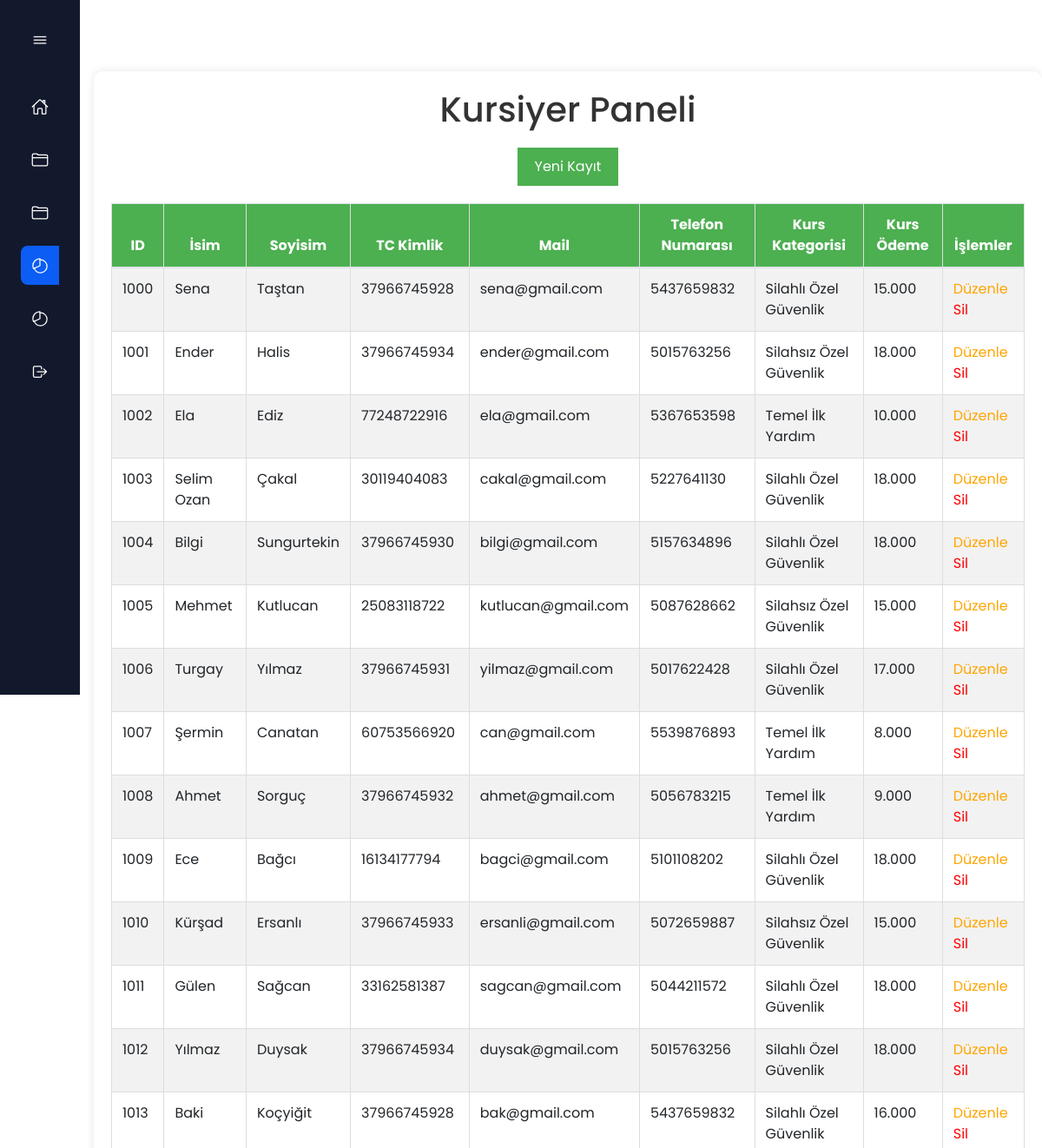
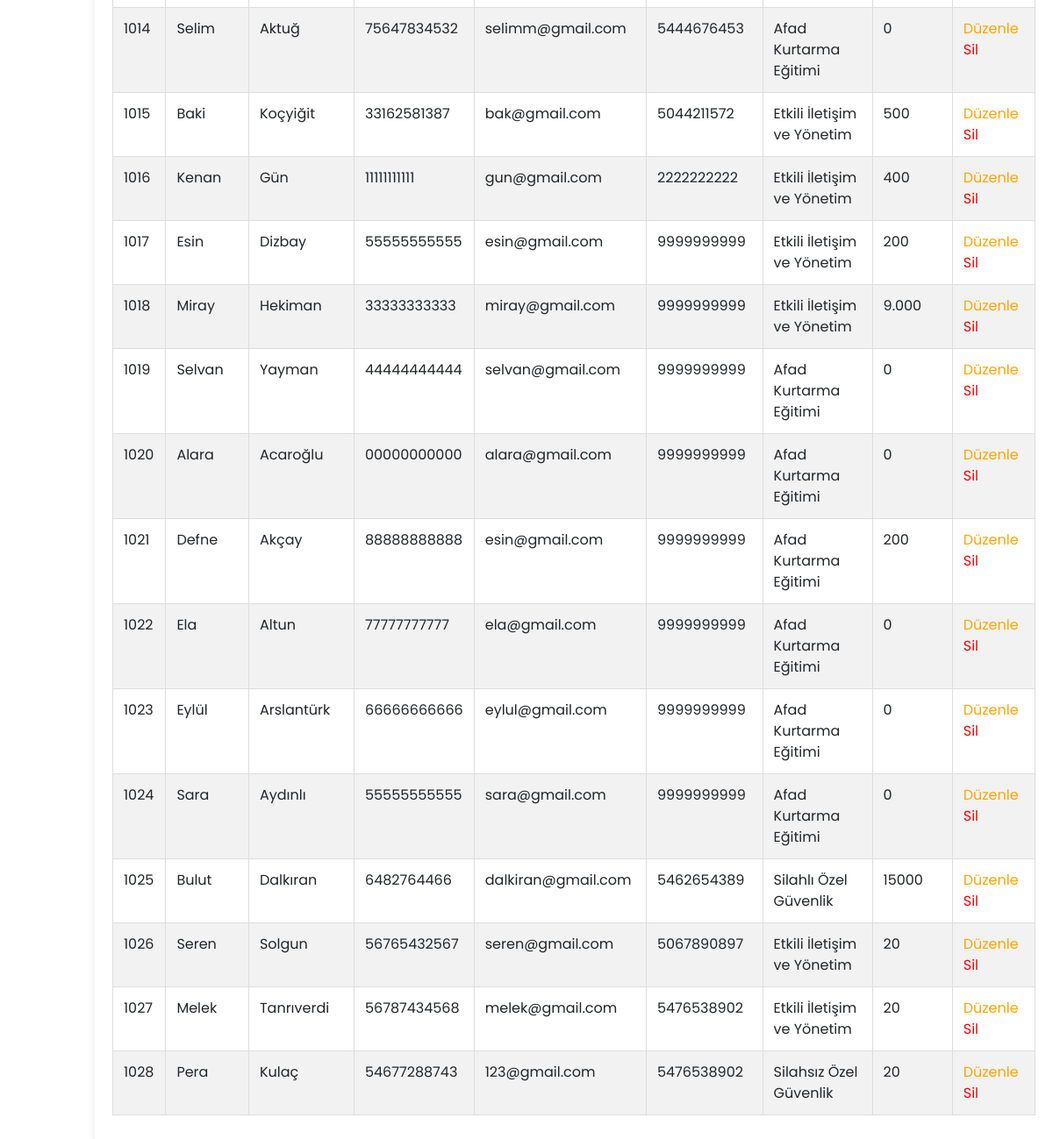
Screenshot of /kursiyer/kursiyer.php with the database file from the repository (2 pictures, top to bottom).
### tables this page shows
CREATE TABLE `kursiyer` (
  `kursiyer_id` int(11) NOT NULL,
  `kursiyer_ad` varchar(45) NOT NULL,
  `kursiyer_soyad` varchar(45) NOT NULL,
  `kursiyer_tc` varchar(45) DEFAULT NULL,
  `kursiyer_tel` varchar(45) DEFAULT NULL,
  `kursiyer_mail` varchar(45) DEFAULT NULL,
  `kursiyer_odeme` varchar(45) DEFAULT NULL,
  `kursiyer_baslangic` date DEFAULT NULL,
  `kursiyer_bitis` date DEFAULT NULL,
  `kurs_ad` varchar(45) DEFAULT NULL
);

### kursiyer/kursiyer.php (the view, shortened to what this page needs)
<?php include("header.php")?>
<div class="admin-container">
        <h1>Kursiyer Paneli</h1>
        <div class="form-container">
            <a href="yenikayit.php"><button id="new-record-btn" onclick="showUserForm()">Yeni Kayıt</button></a>
        </div>
        <div class="table-container">
            <table id="personel_tablo" class="table table-striped" style="width:100%">
                <thead>
                    <tr>
                        <th>ID</th>
                        <th>İsim</th>
                        <th>Soyisim</th>
                        <th>TC Kimlik</th>
                        <th>Mail</th>
                        <th>Telefon Numarası</th>
                        <th>Kurs Kategorisi</th>
                        <th>Kurs Ödeme</th>
                        <th colspan="2">İşlemler</th>
                    </tr>
                </thead>
                <tbody>
                    <?php
                    $servername= "localhost";
                    $username="root";
                    $password="";
                    $database="personel_takip";
                    $connection= new mysqli($servername,$username,$password,$database);
                    $sql= "SELECT * FROM kursiyer ";
                    $result=$connection->query($sql);
                    $rows = $result->fetch_all(MYSQLI_ASSOC);
                    foreach ($rows as $row) {
                        echo "<tr>
                            <td>".$row["kursiyer_id"]."</td>
                            <td>".$row["kursiyer_ad"]."</td>
                            <td>".$row["kursiyer_soyad"]."</td>
                            <td>".$row["kursiyer_tc"]."</td>
                            <td>".$row["kursiyer_mail"]."</td>
                            <td>".$row["kursiyer_tel"]."</td>
                            <td>".$row["kurs_ad"]."</td>
                            <td>".$row["kursiyer_odeme"]."</td>
                            <td>
                            <a href='edit.php?id={$row["kursiyer_id"]}' style=' color:orange'>Düzenle</a>
                            <a href='delete.php?id={$row["kursiyer_id"]}' style='color:red' onclick=\"return confirm('Silmek istediğinize emin misiniz?');\">Sil</a>
                            </td>
                        </tr>";
                    }
                    ?>
                </tbody>
            </table>
        </div>
    </div>
<?php include("../sidebar/footer.php")?>

### kursiyer/kursiyer.css (style rules this page uses)
.admin-container { text-align: center; padding: 20px; margin: 50px auto; border-radius: 10px; background-color: #fff; box-shadow: 0 0 10px rgba(0, 0, 0, 0.1); }
h1 { color: #333; }
.table-container { margin-top: 20px; overflow-x: auto; }
table { width: 100%; border-collapse: collapse; }
th, td { border: 1px solid #ddd; padding: 8px; text-align: left; }
thead { background-color: #4CAF50; color: white; }
button { padding: 8px 16px; margin: 5px; background-color: #4CAF50; color: white; border: none; border-radius: 4px; cursor: pointer; }
.form-container { margin-top: 20px; }
.form-container { display: flex; flex-direction: column; align-items: center; }
.table-container { display: flex; flex-direction: column; align-items: center; }
button { padding: 10px 20px; background-color: #4CAF50; color: white; border: none; border-radius: 4px; cursor: pointer; }

### sidebar/assets/css/styles.css (style rules this page uses)
:root { --nav-width: 92px; --first-color: #0C5DF4; --bg-color: #12192C; --sub-color: #B6CEFC; --white-color: #FFF; --body-font: 'Poppins', sans-serif; --normal-font-size: 1rem; --small-font-size: .875rem; --z-fixed: 100; }
*,::before,::after { box-sizing: border-box; }
body { position: relative; margin: 0; padding: 2rem 0 0 6.75rem; font-family: var(--body-font); font-size: var(--normal-font-size); transition: .5s; }
h1 { margin: 0; }
a { text-decoration: none; }

### rows the page displays
kursiyer: kursiyer_id "1000", kursiyer_ad "Sena", kursiyer_soyad "Taştan", kursiyer_tc "37966745928", kursiyer_mail "sena@gmail.com", kursiyer_tel "5437659832", kurs_ad "Silahlı Özel Güvenlik", kursiyer_odeme "15.000"
kursiyer: kursiyer_id "1001", kursiyer_ad "Ender", kursiyer_soyad "Halis", kursiyer_tc "37966745934", kursiyer_mail "ender@gmail.com", kursiyer_tel "5015763256", kurs_ad "Silahsız Özel Güvenlik", kursiyer_odeme "18.000"
kursiyer: kursiyer_id "1002", kursiyer_ad "Ela", kursiyer_soyad "Ediz", kursiyer_tc "77248722916", kursiyer_mail "ela@gmail.com", kursiyer_tel "5367653598", kurs_ad "Temel İlk Yardım", kursiyer_odeme "10.000"
kursiyer: kursiyer_id "1003", kursiyer_ad "Selim Ozan", kursiyer_soyad "Çakal", kursiyer_tc "30119404083", kursiyer_mail "cakal@gmail.com", kursiyer_tel "5227641130", kurs_ad "Silahlı Özel Güvenlik", kursiyer_odeme "18.000"
kursiyer: kursiyer_id "1004", kursiyer_ad "Bilgi", kursiyer_soyad "Sungurtekin", kursiyer_tc "37966745930", kursiyer_mail "bilgi@gmail.com", kursiyer_tel "5157634896", kurs_ad "Silahlı Özel Güvenlik", kursiyer_odeme "18.000"
kursiyer: kursiyer_id "1005", kursiyer_ad "Mehmet", kursiyer_soyad "Kutlucan", kursiyer_tc "25083118722", kursiyer_mail "kutlucan@gmail.com", kursiyer_tel "5087628662", kurs_ad "Silahsız Özel Güvenlik", kursiyer_odeme "15.000"
kursiyer: kursiyer_id "1006", kursiyer_ad "Turgay", kursiyer_soyad "Yılmaz", kursiyer_tc "37966745931", kursiyer_mail "yilmaz@gmail.com", kursiyer_tel "5017622428", kurs_ad "Silahlı Özel Güvenlik", kursiyer_odeme "17.000"
kursiyer: kursiyer_id "1007", kursiyer_ad "Şermin", kursiyer_soyad "Canatan", kursiyer_tc "60753566920", kursiyer_mail "can@gmail.com", kursiyer_tel "5539876893", kurs_ad "Temel İlk Yardım", kursiyer_odeme "8.000"
kursiyer: kursiyer_id "1008", kursiyer_ad "Ahmet", kursiyer_soyad "Sorguç", kursiyer_tc "37966745932", kursiyer_mail "ahmet@gmail.com", kursiyer_tel "5056783215", kurs_ad "Temel İlk Yardım", kursiyer_odeme "9.000"
kursiyer: kursiyer_id "1009", kursiyer_ad "Ece", kursiyer_soyad "Bağcı", kursiyer_tc "16134177794", kursiyer_mail "bagci@gmail.com", kursiyer_tel "5101108202", kurs_ad "Silahlı Özel Güvenlik", kursiyer_odeme "18.000"
kursiyer: kursiyer_id "1010", kursiyer_ad "Kürşad", kursiyer_soyad "Ersanlı", kursiyer_tc "37966745933", kursiyer_mail "ersanli@gmail.com", kursiyer_tel "5072659887", kurs_ad "Silahsız Özel Güvenlik", kursiyer_odeme "15.000"
kursiyer: kursiyer_id "1011", kursiyer_ad "Gülen", kursiyer_soyad "Sağcan", kursiyer_tc "33162581387", kursiyer_mail "sagcan@gmail.com", kursiyer_tel "5044211572", kurs_ad "Silahlı Özel Güvenlik", kursiyer_odeme "18.000"
kursiyer: kursiyer_id "1012", kursiyer_ad "Yılmaz", kursiyer_soyad "Duysak", kursiyer_tc "37966745934", kursiyer_mail "duysak@gmail.com", kursiyer_tel "5015763256", kurs_ad "Silahlı Özel Güvenlik", kursiyer_odeme "18.000"
kursiyer: kursiyer_id "1013", kursiyer_ad "Baki", kursiyer_soyad "Koçyiğit", kursiyer_tc "37966745928", kursiyer_mail "bak@gmail.com", kursiyer_tel "5437659832", kurs_ad "Silahlı Özel Güvenlik", kursiyer_odeme "16.000"
kursiyer: kursiyer_id "1014", kursiyer_ad "Selim", kursiyer_soyad "Aktuğ", kursiyer_tc "75647834532", kursiyer_mail "selimm@gmail.com", kursiyer_tel "5444676453", kurs_ad "Afad Kurtarma Eğitimi", kursiyer_odeme "0"
kursiyer: kursiyer_id "1015", kursiyer_ad "Baki", kursiyer_soyad "Koçyiğit", kursiyer_tc "33162581387", kursiyer_mail "bak@gmail.com", kursiyer_tel "5044211572", kurs_ad "Etkili İletişim ve Yönetim", kursiyer_odeme "500"
kursiyer: kursiyer_id "1016", kursiyer_ad "Kenan", kursiyer_soyad "Gün", kursiyer_tc "11111111111", kursiyer_mail "gun@gmail.com", kursiyer_tel "2222222222", kurs_ad "Etkili İletişim ve Yönetim", kursiyer_odeme "400"
kursiyer: kursiyer_id "1017", kursiyer_ad "Esin", kursiyer_soyad "Dizbay", kursiyer_tc "55555555555", kursiyer_mail "esin@gmail.com", kursiyer_tel "9999999999", kurs_ad "Etkili İletişim ve Yönetim", kursiyer_odeme "200"
kursiyer: kursiyer_id "1018", kursiyer_ad "Miray", kursiyer_soyad "Hekiman", kursiyer_tc "33333333333", kursiyer_mail "miray@gmail.com", kursiyer_tel "9999999999", kurs_ad "Etkili İletişim ve Yönetim", kursiyer_odeme "9.000"
kursiyer: kursiyer_id "1019", kursiyer_ad "Selvan", kursiyer_soyad "Yayman", kursiyer_tc "44444444444", kursiyer_mail "selvan@gmail.com", kursiyer_tel "9999999999", kurs_ad "Afad Kurtarma Eğitimi", kursiyer_odeme "0"
kursiyer: kursiyer_id "1020", kursiyer_ad "Alara", kursiyer_soyad "Acaroğlu", kursiyer_tc "00000000000", kursiyer_mail "alara@gmail.com", kursiyer_tel "9999999999", kurs_ad "Afad Kurtarma Eğitimi", kursiyer_odeme "0"
kursiyer: kursiyer_id "1021", kursiyer_ad "Defne", kursiyer_soyad "Akçay", kursiyer_tc "88888888888", kursiyer_mail "esin@gmail.com", kursiyer_tel "9999999999", kurs_ad "Afad Kurtarma Eğitimi", kursiyer_odeme "200"
kursiyer: kursiyer_id "1022", kursiyer_ad "Ela", kursiyer_soyad "Altun", kursiyer_tc "77777777777", kursiyer_mail "ela@gmail.com", kursiyer_tel "9999999999", kurs_ad "Afad Kurtarma Eğitimi", kursiyer_odeme "0"
kursiyer: kursiyer_id "1023", kursiyer_ad "Eylül", kursiyer_soyad "Arslantürk", kursiyer_tc "66666666666", kursiyer_mail "eylul@gmail.com", kursiyer_tel "9999999999", kurs_ad "Afad Kurtarma Eğitimi", kursiyer_odeme "0"
kursiyer: kursiyer_id "1024", kursiyer_ad "Sara", kursiyer_soyad "Aydınlı", kursiyer_tc "55555555555", kursiyer_mail "sara@gmail.com", kursiyer_tel "9999999999", kurs_ad "Afad Kurtarma Eğitimi", kursiyer_odeme "0"
kursiyer: kursiyer_id "1025", kursiyer_ad "Bulut", kursiyer_soyad "Dalkıran", kursiyer_tc "6482764466", kursiyer_mail "dalkiran@gmail.com", kursiyer_tel "5462654389", kurs_ad "Silahlı Özel Güvenlik", kursiyer_odeme "15000"
kursiyer: kursiyer_id "1026", kursiyer_ad "Seren", kursiyer_soyad "Solgun", kursiyer_tc "56765432567", kursiyer_mail "seren@gmail.com", kursiyer_tel "5067890897", kurs_ad "Etkili İletişim ve Yönetim", kursiyer_odeme "20"
kursiyer: kursiyer_id "1027", kursiyer_ad "Melek", kursiyer_soyad "Tanrıverdi", kursiyer_tc "56787434568", kursiyer_mail "melek@gmail.com", kursiyer_tel "5476538902", kurs_ad "Etkili İletişim ve Yönetim", kursiyer_odeme "20"
kursiyer: kursiyer_id "1028", kursiyer_ad "Pera", kursiyer_soyad "Kulaç", kursiyer_tc "54677288743", kursiyer_mail "123@gmail.com", kursiyer_tel "5476538902", kurs_ad "Silahsız Özel Güvenlik", kursiyer_odeme "20"
